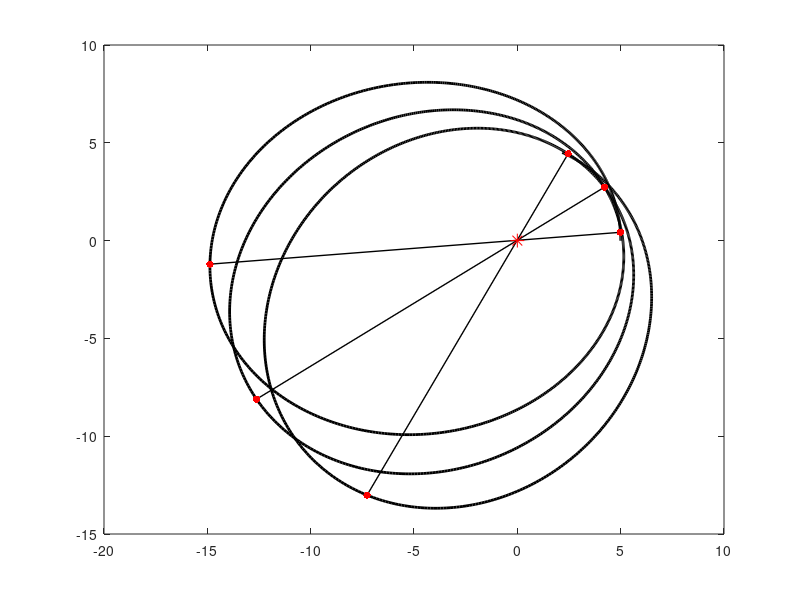

The MATLAB source for this figure:
a = 10;
e = .5;

ax = [-15, 5];
ay = [0, 0];

bx = [-5, -5];
by = [-8.66, 8.66];

%{
r = @(theta) a.*(1-e.^2)./(1+e.*cos(theta));
theta = 0:.01:2*pi;
x = @(r, theta) r.*cos(theta);
y = @(r, theta) r.*sin(theta);
plot(x(r(theta), theta), y(r(theta), theta), 'Color', 'k', 'Linewidth', 2)
axis([-20, 10, -10, 10])
hold on
plot(ax, ay, 'Color', 'k', 'Linewidth', 1)
plot(bx, by, 'Color', 'k', 'Linewidth', 1)
plot(0, 0,'r*', 'MarkerSize', 10)
plot(5, 0, 'r.', 'MarkerSize', 16)
plot(-15, 0, 'r.', 'MarkerSize', 16)
%}


r = @(theta) a.*(1-e.^2)./(1+e.*cos(theta));
theta = 0:.01:2*pi*3;
x = @(r, theta, deltapsi) r.*cos(theta+theta*deltapsi);
y = @(r, theta, deltapsi) r.*sin(theta+theta*deltapsi);
x1 = x(r(theta), theta, .06);
y1 = y(r(theta), theta, .06);

ax1 = [x1(9), x1(305)];
ay1 = [y1(9), y1(305)];

ax2 = [x1(648), x1(944)];
ay2 = [y1(648), y1(944)];

ax3 = [x1(1287), x1(1583)];
ay3 = [y1(1287), y1(1583)];
%s = @(t) t.*(0-y1(305))/(0-x1(305));
%t = -15:.01:10;

plot(x1, y1, 'Color', 'k', 'Linewidth', 2)
axis([-20, 10, -15, 10])
hold on
%plot(ax, ay, 'Color', 'k', 'Linewidth', 1)
plot(ax1, ay1, 'Color', 'k', 'Linewidth', 1)
plot(ax2, ay2, 'Color', 'k', 'Linewidth', 1)
plot(ax3, ay3, 'Color', 'k', 'Linewidth', 1)
%plot(t, s(t), 'Color', 'k', 'Linewidth', 1)
plot(0, 0,'r*', 'MarkerSize', 10)
plot(x1(9), y1(9), 'r.', 'MarkerSize', 16)
plot(x1(305), y1(305), 'r.', 'MarkerSize', 16)
plot(x1(648), y1(648), 'r.', 'MarkerSize', 16)
plot(x1(944), y1(944), 'r.', 'MarkerSize', 16)
plot(x1(1287), y1(1287), 'r.', 'MarkerSize', 16)
plot(x1(1583), y1(1583), 'r.', 'MarkerSize', 16)



